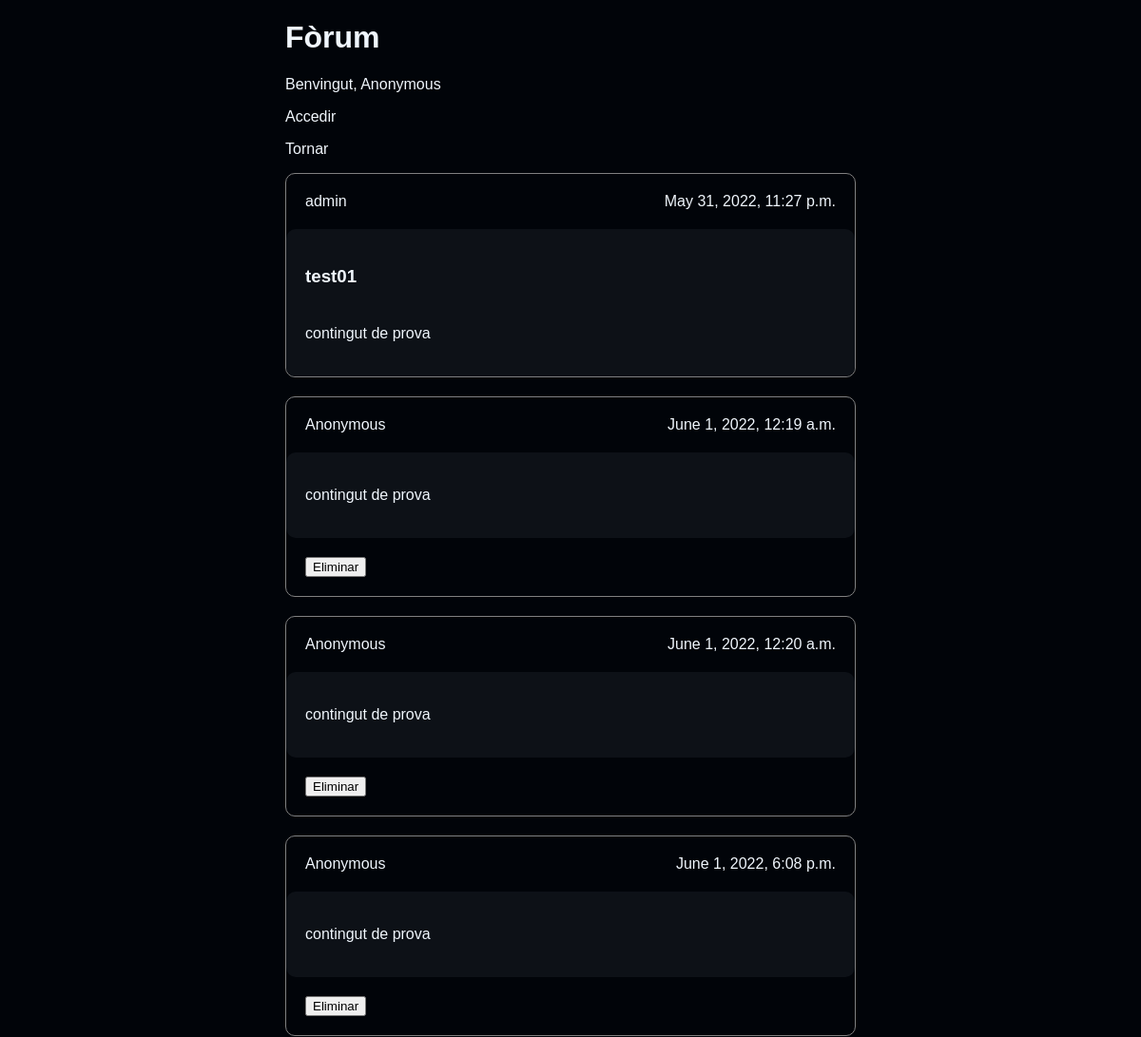
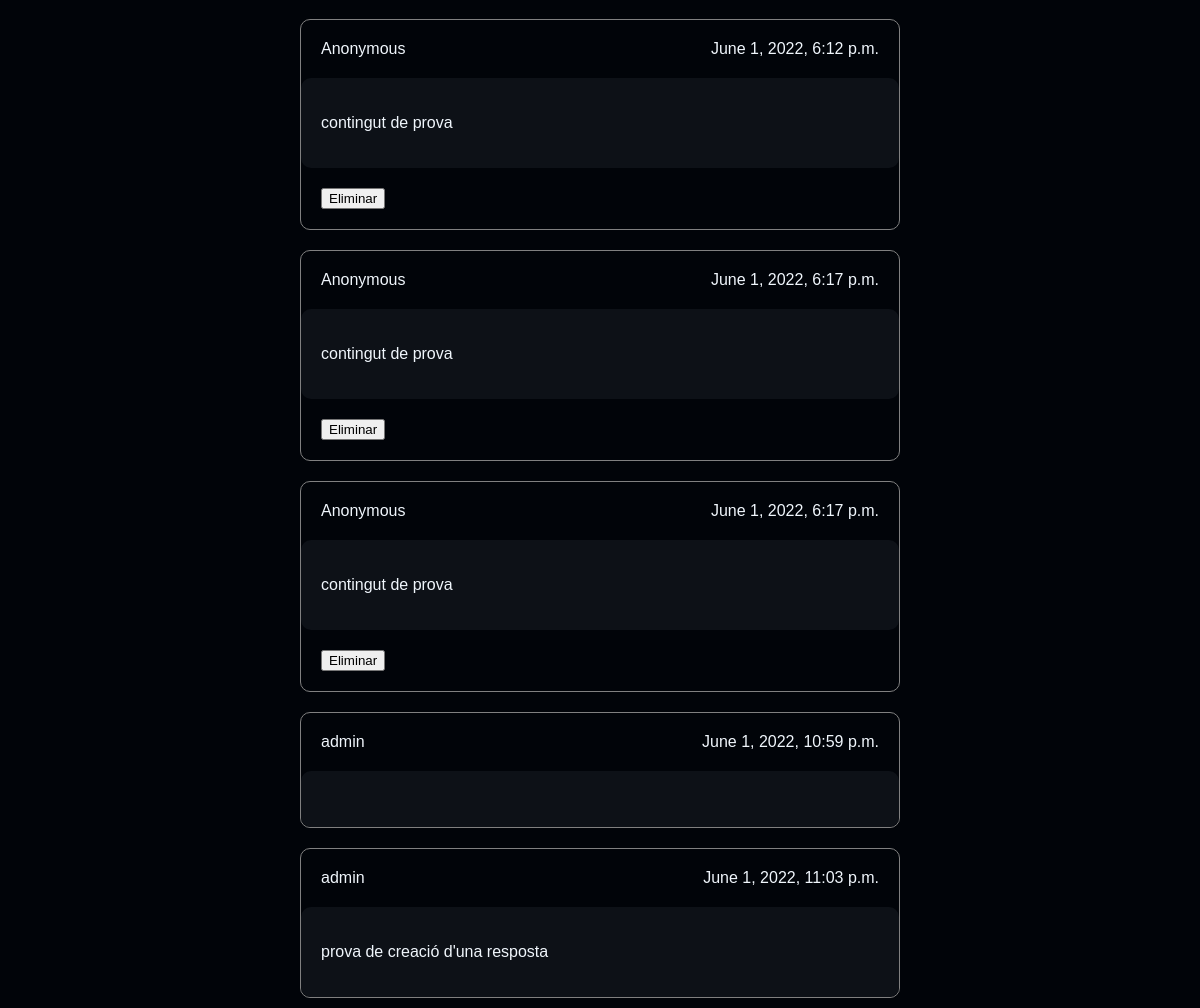
Page /messages/1/ on the committed database (2 pictures, top to bottom).
### forum_messages/models.py (models this page shows, shortened)
class Publication(models.Model):
    content = models.CharField(max_length=255)
    user = models.ForeignKey(User, on_delete=models.SET_NULL, null=True)
    published_at = models.DateTimeField()
    class Meta:
        abstract = True

class Message(Publication):
    title = models.CharField(max_length=50)
    pass

class Reply(Publication):
    message = models.ForeignKey(Message, on_delete=models.CASCADE)
    pass

### forum_messages/views.py (the view)
# urls.py: path('messages/<int:message_id>/', ReplyView.as_view(), name='replies'),
class ReplyView(View):
    def get(self, request, message_id: int):
        context = {
            'username': 'Anonymous' if request.user.is_anonymous else request.user.username,
            'message': Message.objects.filter(id=message_id).first(),
            'replies': list(Reply.objects.filter(message_id=message_id)),
        }
        return render(request, 'replies.html', context=context)

### forum_messages/templates/replies.html (shortened to what this page needs)
<!DOCTYPE html>
<html lang="ca">
<head>
</head>
<body>
        <h1>Fòrum</h1>
        <p>Benvingut, {{ username }}</p>
        {% if request.user.is_anonymous %}
            <p><a href="{% url 'login' %}">Accedir</a></p>
        {% else %}
            <p><a href="{% url 'logout' %}">Desconnectar</a></p>
            <p><a href="{% url 'reply.create' message_id=message.id %}">Respondre</a></p>
        {% endif %}
        <p><a href="{% url 'messages' %}">Tornar</a></p>
        <div class="message_container">
            <div class="message_details">
                <span class="message_user">{% firstof message.user 'Anonymous' %}</span>
                <span class="message_date">{{ message.published_at }}</span>
            </div>
            <div class="message_content">
                <h3>{{ message.title }}</h3>
                <p>{{ message.content }}</p>
            </div>
    </div>
    <div class="replies_container">
        {% for reply in replies %}
            <div class="reply_container">
                <div class="reply_details">
                    <span class="reply_user">{% firstof reply.user 'Anonymous' %}</span>
                    <span class="reply_date">{{ reply.published_at }}</span>
                </div>
                <div class="reply_content">
                    <p>{{ reply.content }}</p>
                </div>
                {% if request.user.id == reply.user.id or request.user.is_superuser %}
                    <div class="reply_options">
                    <form action="{% url 'reply.delete' reply.pk %}" method="post">
                        <input type="submit" value="Eliminar">
                    </form>
                    </div>
                {% endif %}
            </div>
        {% endfor %}
    </div>
</body>
</html>

### forum_messages/templates/replies.html (style rules this page uses)
body { background-color: #010409; color: #f0f6fc; font-family: sans-serif; max-width: 50%; margin: auto; }
div.replies_container { display: flex; flex-direction: column; }
div.message_container, div.reply_container { border: gray solid 1px; margin: 10px 0; }
div.message_details, div.message_content, div.reply_details, div.reply_content { padding: 20px; }
div.message_container, div.message_details, div.message_content, div.reply_container, div.reply_details, div.reply_content { border-radius: 10px; }
h3 { margin-bottom: 40px; }
div.message_details, div.reply_details { display: flex; justify-content: space-between; }
div.message_content, div.reply_content { background-color: #0d1117; }
div.message_options, div.reply_options { padding: 20px 0 20px 20px; }
a { text-decoration: none; color: inherit; }

### rows in the picture
Message: user.username "admin", published_at "May 31, 2022, 11:27 p.m.", title "test01", content "contingut de prova"
Reply: user "Anonymous", published_at "June 1, 2022, 12:19 a.m.", content "contingut de prova"
Reply: user "Anonymous", published_at "June 1, 2022, 12:20 a.m.", content "contingut de prova"
Reply: user "Anonymous", published_at "June 1, 2022, 6:08 p.m.", content "contingut de prova"
Reply: user "Anonymous", published_at "June 1, 2022, 6:12 p.m.", content "contingut de prova"
Reply: user "Anonymous", published_at "June 1, 2022, 6:17 p.m.", content "contingut de prova"
Reply: user "Anonymous", published_at "June 1, 2022, 6:17 p.m.", content "contingut de prova"
Reply: user.username "admin", published_at "June 1, 2022, 10:59 p.m."
Reply: user.username "admin", published_at "June 1, 2022, 11:03 p.m.", content "prova de creació d'una resposta"

### other values in the picture
{{ username }} "Anonymous"
